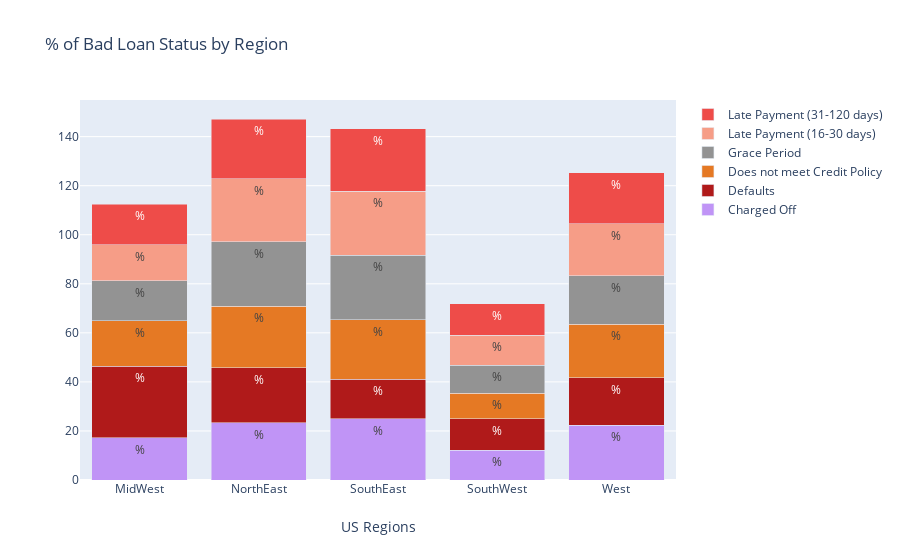

The notebook cell saved with this chart:
### Code cell
charged_off = loan_status_cross['Charged Off'].values.tolist()
default = loan_status_cross['Default'].values.tolist()
not_meet_credit = loan_status_cross['Does not meet the credit policy. Status:Charged Off'].values.tolist()
grace_period = loan_status_cross['In Grace Period'].values.tolist()
short_pay = loan_status_cross['Late (16-30 days)'] .values.tolist()
long_pay = loan_status_cross['Late (31-120 days)'].values.tolist()



charged = go.Bar(
    x=['MidWest', 'NorthEast', 'SouthEast', 'SouthWest', 'West'],
    y= charged_off,
    name='Charged Off',
    marker=dict(
        color='rgb(192, 148, 246)'
    ),
    text = '%'
)

defaults = go.Bar(
    x=['MidWest', 'NorthEast', 'SouthEast', 'SouthWest', 'West'],
    y=default,
    name='Defaults',
    marker=dict(
        color='rgb(176, 26, 26)'
    ),
    text = '%'
)

credit_policy = go.Bar(
    x=['MidWest', 'NorthEast', 'SouthEast', 'SouthWest', 'West'],
    y= not_meet_credit,
    name='Does not meet Credit Policy',
    marker = dict(
        color='rgb(229, 121, 36)'
    ),
    text = '%'
)

grace = go.Bar(
    x=['MidWest', 'NorthEast', 'SouthEast', 'SouthWest', 'West'],
    y= grace_period,
    name='Grace Period',
    marker = dict(
        color='rgb(147, 147, 147)'
    ),
    text = '%'
)

short_pays = go.Bar(
    x=['MidWest', 'NorthEast', 'SouthEast', 'SouthWest', 'West'],
    y= short_pay,
    name='Late Payment (16-30 days)', 
    marker = dict(
        color='rgb(246, 157, 135)'
    ),
    text = '%'
)

long_pays = go.Bar(
    x=['MidWest', 'NorthEast', 'SouthEast', 'SouthWest', 'West'],
    y= long_pay,
    name='Late Payment (31-120 days)',
    marker = dict(
        color = 'rgb(238, 76, 73)'
        ),
    text = '%'
)




data = [charged, defaults, credit_policy, grace, short_pays, long_pays]
layout = go.Layout(
    barmode='stack',
    title = '% of Bad Loan Status by Region',
    xaxis=dict(title='US Regions')
)

fig = go.Figure(data=data, layout=layout)
iplot(fig, filename='stacked-bar')

### Figure 1 — Plotly figure (JSON) as saved in the notebook; plotly's stock layout.template omitted (floating-point values rounded to 4 significant figures)
{"data": [{"marker": {"color": "rgb(192, 148, 246)"}, "name": "Charged Off", "text": "%", "type": "bar", "x": ["MidWest", "NorthEast", "SouthEast", "SouthWest", "West"], "y": [17.28, 23.25, 25.02, 12.17, 22.29]}, {"marker": {"color": "rgb(176, 26, 26)"}, "name": "Defaults", "text": "%", "type": "bar", "x": ["MidWest", "NorthEast", "SouthEast", "SouthWest", "West"], "y": [29.03, 22.58, 16.13, 12.9, 19.35]}, {"marker": {"color": "rgb(229, 121, 36)"}, "name": "Does not meet Credit Policy", "text": "%", "type": "bar", "x": ["MidWest", "NorthEast", "SouthEast", "SouthWest", "West"], "y": [18.66, 24.97, 24.18, 10.38, 21.81]}, {"marker": {"color": "rgb(147, 147, 147)"}, "name": "Grace Period", "text": "%", "type": "bar", "x": ["MidWest", "NorthEast", "SouthEast", "SouthWest", "West"], "y": [16.19, 26.32, 26.35, 11.27, 19.87]}, {"marker": {"color": "rgb(246, 157, 135)"}, "name": "Late Payment (16-30 days)", "text": "%", "type": "bar", "x": ["MidWest", "NorthEast", "SouthEast", "SouthWest", "West"], "y": [14.72, 25.61, 26.06, 12.39, 21.22]}, {"marker": {"color": "rgb(238, 76, 73)"}, "name": "Late Payment (31-120 days)", "text": "%", "type": "bar", "x": ["MidWest", "NorthEast", "SouthEast", "SouthWest", "West"], "y": [16.48, 24.46, 25.56, 12.76, 20.74]}], "layout": {"barmode": "stack", "title": {"text": "% of Bad Loan Status by Region"}, "xaxis": {"title": {"text": "US Regions"}}}}
